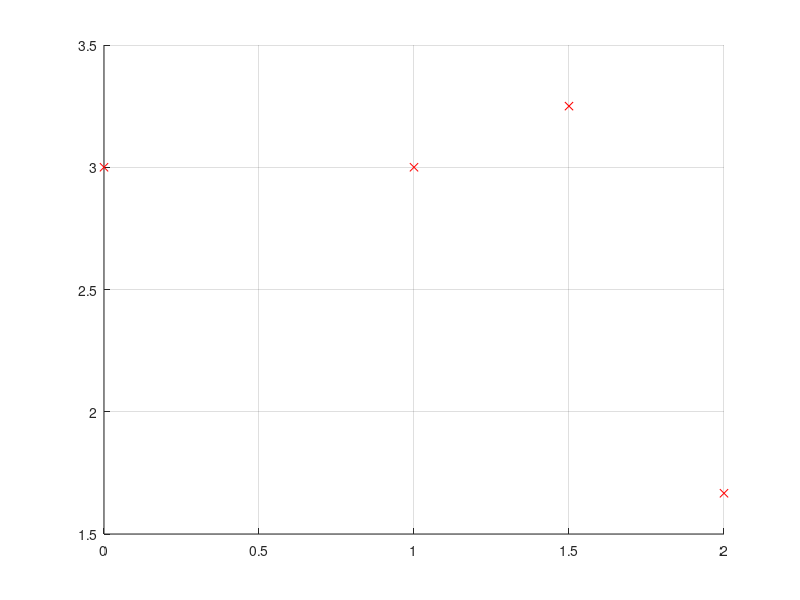

Source code (MATLAB): (Note: this script raises an error after producing the figure.)
x = [0 1 3/2 2];
y = [3 3 13/4 5/3];

figure(1);
hold on;
grid on;
for i=1:length(x);
  plot(x(i),y(i),"xr");
endfor

c = dif_div(x,y);

## Newton: P(x) = \sum_{i=0}^n c_i \mul_{j=0}^{i-1} (x-x_j)

x_1 = 0:0.1:2;
y_1 = newton_poly(c,x,x_1);

plot(x_1,y_1,"b");
